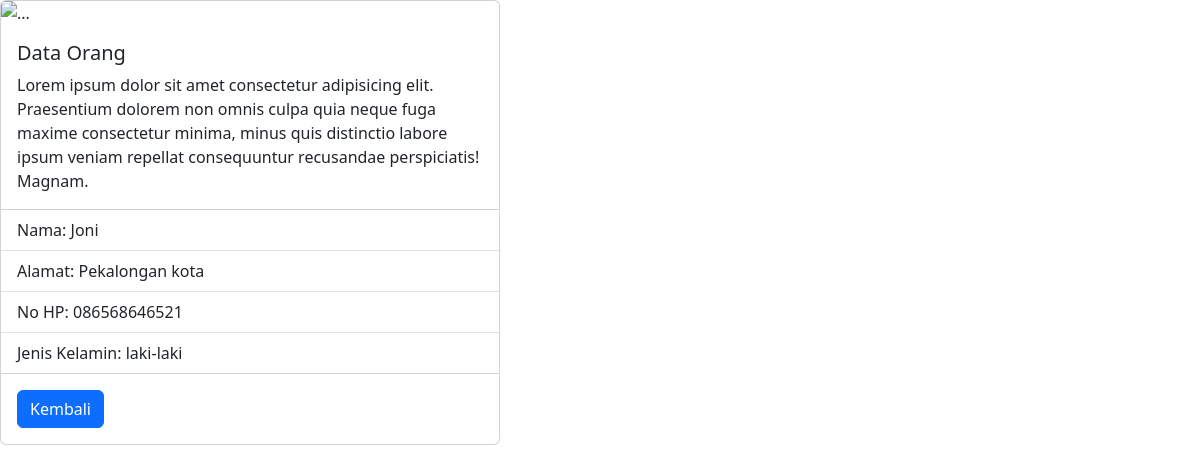
/detail.php?id=24&nomor=1, run on the app's committed database.
### tables this page shows
CREATE TABLE `tb_user_0014` (
  `id` int(10) NOT NULL,
  `nama` varchar(255) NOT NULL,
  `alamat` varchar(255) NOT NULL,
  `nohp` char(13) NOT NULL,
  `gender` set('laki-laki','perempuan') DEFAULT NULL
);

### database.php (called while the page is built, shortened)
<?php
class Database{
    public $host = 'localhost';
    public $user = "root";
    public $password = "";
    public $database = "db_php_0014";
    public $connect;
    function __construct(){
        $this->connect = mysqli_connect($this->host, $this->user,$this->password);
        mysqli_select_db($this->connect, $this->database);
    }
    function editData($id){
        $data = mysqli_query($this->connect, "SELECT * FROM tb_user_0014 WHERE id=$id");
        $rows = mysqli_fetch_all($data, MYSQLI_ASSOC);
        return $rows;
    }
}
?>

### detail.php (the view, shortened to what this page needs)
<?php
include "database.php";
$db = new Database();
if (isset($_GET['id']) && !empty($_GET['id'])) {
    $id = $_GET['id'];
    $detail = $db->editData($id);
} else {
    echo "ID tidak ditemukan!";
    exit;
}
?>
<!doctype html>
<html lang="en">
<head>
    <link href="https://cdn.jsdelivr.net/npm/bootstrap@5.3.3/dist/css/bootstrap.min.css" rel="stylesheet">
</head>
<body>
  <div class="card" style="width: 500px;">
    <img src="https://i.pinimg.com/236x/da/82/7a/da827a5d4ac17958e2ed839454bb0d4d.jpg" class="card-img-top" alt="...">
    <div class="card-body">
        <h5 class="card-title">Data Orang</h5>
        <p class="card-text">Lorem ipsum dolor sit amet consectetur adipisicing elit. Praesentium dolorem non omnis culpa quia neque fuga maxime consectetur minima, minus quis distinctio labore ipsum veniam repellat consequuntur recusandae perspiciatis! Magnam.</p>
    </div>
      <ul class="list-group list-group-flush">
        <?php
        foreach ($detail as $dataUser) {
        ?>
            <li class="list-group-item">Nama: <?php echo $dataUser["nama"]; ?></li>
            <li class="list-group-item">Alamat: <?php echo $dataUser["alamat"]; ?></li>
            <li class="list-group-item">No HP: <?php echo $dataUser["nohp"]; ?></li>
            <li class="list-group-item">Jenis Kelamin: <?php echo $dataUser["gender"]; ?></li>
        <?php
        }
        ?>
      </ul>
        <div class="card-body">
            <a href="index.php" class="btn btn-primary">Kembali</a>
        </div>
  </div>
</body>
</html>

### data on the page
tb_user_0014: nama "Joni", alamat "Pekalongan kota", nohp "086568646521", gender "laki-laki"
